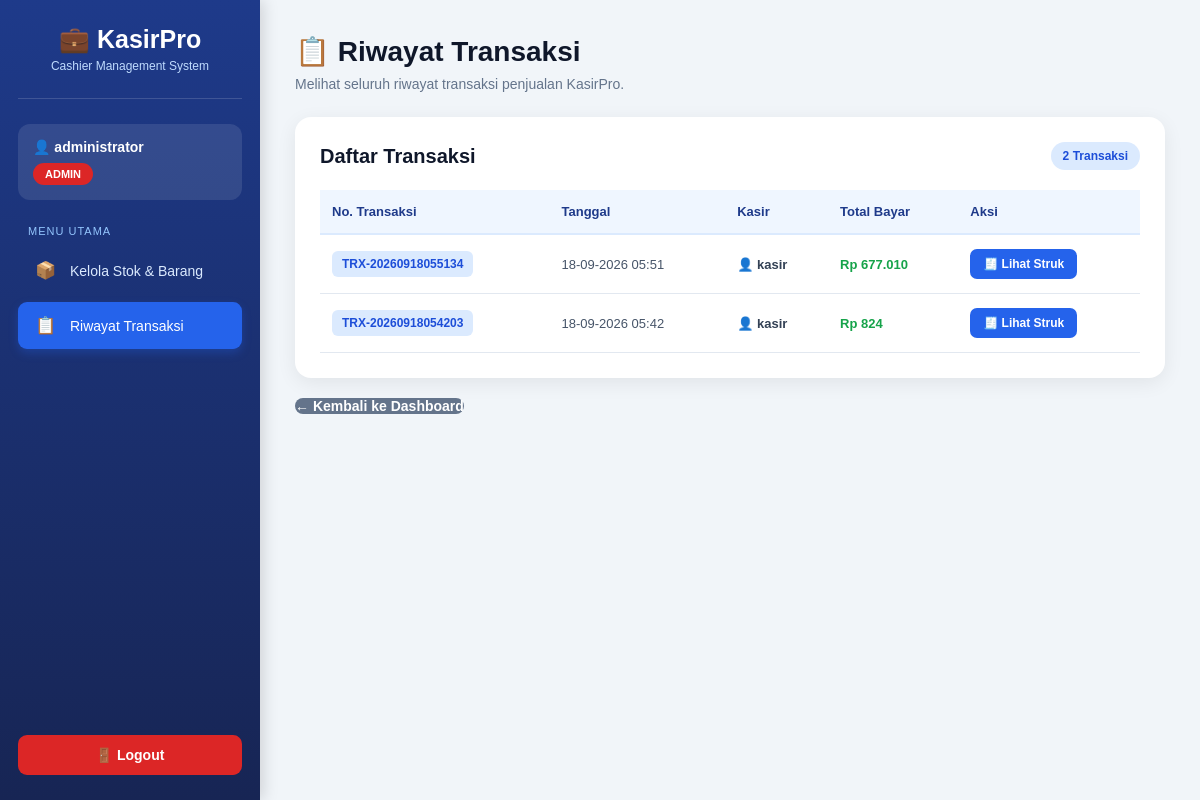
The page /kasirpro/riwayat_transaksi.php (signed in) on the database its author committed.
### tables this page shows
CREATE TABLE `tbl_transaksi` (
  `id_transaksi` int(11) NOT NULL,
  `no_transaksi` varchar(50) NOT NULL,
  `tanggal` datetime NOT NULL DEFAULT current_timestamp(),
  `total_bayar` decimal(12,2) NOT NULL DEFAULT 0.00,
  `id_kasir` int(11) NOT NULL,
  `id_pelanggan` int(11) DEFAULT NULL
);

CREATE TABLE `tbl_user` (
  `id_user` int(11) NOT NULL,
  `username` varchar(50) NOT NULL,
  `password` varchar(255) NOT NULL,
  `nama_lengkap` varchar(100) NOT NULL,
  `role` enum('admin','kasir','gudang') NOT NULL
);

### kasirpro/riwayat_transaksi.php (the view, shortened to what this page needs)
<?php
include 'config/koneksi.php';
$sql = "SELECT
            t.id_transaksi,
            t.no_transaksi,
            t.tanggal,
            t.total_bayar,
            u.nama_lengkap AS nama_kasir
        FROM tbl_transaksi t
        JOIN tbl_user u ON t.id_kasir = u.id_user
        ORDER BY t.tanggal DESC";
$hasil = mysqli_query($koneksi, $sql);
?>
<!DOCTYPE html>
<html lang="id">
<head>
</head>
<body>
    <div class="sidebar">
        <div class="logo">
            <h2>💼 KasirPro</h2>
            <p>
                Cashier Management System
            </p>
        </div>
        <div class="profile">
            <div class="profile-name">
                👤
                <?php
                echo htmlspecialchars(
                    $_SESSION['nama_lengkap']
                );
                ?>
            </div>
            <?php if ($_SESSION['role'] == 'admin') { ?>
                <span class="role role-admin">
                    Admin
                </span>
            <?php } elseif ($_SESSION['role'] == 'kasir') { ?>
                <span class="role role-kasir">
                    Kasir
                </span>
            <?php } elseif ($_SESSION['role'] == 'gudang') { ?>
                <span class="role role-gudang">
                    Gudang
                </span>
            <?php } ?>
        </div>
        <div class="menu-title">
            Menu Utama
        </div>
        <ul class="menu">
            <?php
            if (
                $_SESSION['role'] == 'admin' ||
                $_SESSION['role'] == 'gudang'
            ) {
            ?>
                <li>
                    <a href="data_barang.php">
                        <span class="icon">
                            📦
                        </span>
                        Kelola Stok & Barang
                    </a>
                </li>
            <?php } ?>
            <?php
            if (
                $_SESSION['role'] == 'admin' ||
                $_SESSION['role'] == 'kasir'
            ) {
            ?>
                <li>
                    <a
                        href="riwayat_transaksi.php"
                        class="active"
                    >
                        <span class="icon">
                            📋
                        </span>
                        Riwayat Transaksi
                    </a>
                </li>
            <?php } ?>
        </ul>
        <div class="logout">
            <a href="logout.php">
                🚪 Logout
            </a>
        </div>
    </div>
    <div class="content">
        <div class="header">
            <h1>
                📋 Riwayat Transaksi
            </h1>
            <p>
                Melihat seluruh riwayat transaksi
                penjualan KasirPro.
            </p>
        </div>
        <div class="table-card">
            <div class="card-header">
                <h2>
                    Daftar Transaksi
                </h2>
                <?php if ($hasil) { ?>
                    <span class="jumlah-data">
                        <?php
                        echo mysqli_num_rows($hasil);
                        ?>
                        Transaksi
                    </span>
                <?php } ?>
            </div>
            <div class="table-wrapper">
                <table>
                    <thead>
                        <tr>
                            <th>
                                No. Transaksi
                            </th>
                            <th>
                                Tanggal
                            </th>
                            <th>
                                Kasir
                            </th>
                            <th>
                                Total Bayar
                            </th>
                            <th>
                                Aksi
                            </th>
                        </tr>
                    </thead>
                    <tbody>
                        <?php
                        if (
                            $hasil &&
                            mysqli_num_rows($hasil) > 0
                        ) {
                            while (
                                $row =
                                mysqli_fetch_assoc($hasil)
                            ) {
                        ?>
                            <tr>
                                <td>
                                    <span class="no-transaksi">
                                        <?php
                                        echo htmlspecialchars(
                                            $row['no_transaksi']
                                        );
                                        ?>
                                    </span>
                                </td>
                                <td>
                                    <span class="tanggal">
                                        <?php
                                        echo date(
                                            'd-m-Y H:i',
                                            strtotime(
                                                $row['tanggal']
                                            )
                                        );
                                        ?>
                                    </span>
                                </td>
                                <td>
                                    <span class="kasir">
                                        👤
                                        <?php
                                        echo htmlspecialchars(
                                            $row['nama_kasir']
                                        );
                                        ?>
                                    </span>
                                </td>
                                <td>
                                    <span class="total">
                                        Rp
                                        <?php
                                        echo number_format(
                                            $row['total_bayar'],
                                            0,
                                            ',',
                                            '.'
                                        );
                                        ?>
                                    </span>
                                </td>
                                <td>
                                    <a
                                        href="struk.php?id=<?php echo $row['id_transaksi']; ?>"
                                        class="btn-struk"
                                    >
                                        🧾 Lihat Struk
                                    </a>
                                </td>
                            </tr>
                        <?php
                            }
                        }
                        ?>
                    </tbody>
                </table>
            </div>
        </div>
  <a href="dashboard.php" class="btn-dashboard">
    ← Kembali ke Dashboard
</a>
    </div>
</body>
</html>

### kasirpro/riwayat_transaksi.php (style rules this page uses)
* { margin: 0; padding: 0; box-sizing: border-box; font-family: Arial, Helvetica, sans-serif; }
body { background: #f1f5f9; color: #1e293b; }
.sidebar { position: fixed; top: 0; left: 0; width: 260px; height: 100vh; background: linear-gradient( 180deg, #1e3a8a, #172554 ); color: white; padding: 25px 18px; box-shadow: 3px 0 15px rgba(0, 0, 0, 0.15); }
.logo { text-align: center; padding-bottom: 25px; margin-bottom: 25px; border-bottom: 1px solid rgba( 255, 255, 255, 0.15 ); }
.logo h2 { font-size: 25px; margin-bottom: 5px; }
.logo p { font-size: 12px; color: #bfdbfe; }
.profile { background: rgba( 255, 255, 255, 0.1 ); padding: 15px; border-radius: 12px; margin-bottom: 25px; }
.profile-name { font-size: 14px; font-weight: bold; margin-bottom: 8px; white-space: nowrap; overflow: hidden; text-overflow: ellipsis; }
.role { display: inline-block; padding: 5px 12px; border-radius: 20px; font-size: 11px; font-weight: bold; text-transform: uppercase; }
.role-admin { background: #dc2626; color: white; }
.menu-title { font-size: 11px; color: #93c5fd; text-transform: uppercase; margin: 0 10px 10px; letter-spacing: 1px; }
.menu { list-style: none; }
.menu li { margin-bottom: 8px; }
.menu a { display: flex; align-items: center; gap: 12px; padding: 13px 15px; color: #dbeafe; text-decoration: none; border-radius: 9px; font-size: 14px; transition: 0.3s; }
.menu a.active { background: #2563eb; color: white; box-shadow: 0 4px 10px rgba( 37, 99, 235, 0.3 ); }
.icon { width: 25px; text-align: center; font-size: 17px; }
.logout { position: absolute; left: 18px; right: 18px; bottom: 25px; }
.logout a { display: block; text-align: center; background: #dc2626; color: white; padding: 12px; border-radius: 9px; text-decoration: none; font-size: 14px; font-weight: bold; transition: 0.3s; }
.content { margin-left: 260px; padding: 35px; min-height: 100vh; }
.header { margin-bottom: 25px; }
.header h1 { font-size: 28px; color: #0f172a; margin-bottom: 8px; }
.header p { font-size: 14px; color: #64748b; }
.table-card { background: white; border-radius: 16px; padding: 25px; box-shadow: 0 5px 20px rgba( 0, 0, 0, 0.07 ); }
.card-header { display: flex; justify-content: space-between; align-items: center; margin-bottom: 20px; }
.card-header h2 { font-size: 20px; color: #0f172a; }
.jumlah-data { background: #dbeafe; color: #1d4ed8; padding: 7px 12px; border-radius: 20px; font-size: 12px; font-weight: bold; }
.table-wrapper { width: 100%; overflow-x: auto; }
table { width: 100%; border-collapse: collapse; min-width: 750px; }
table th { background: #eff6ff; color: #1e3a8a; padding: 14px 12px; text-align: left; font-size: 13px; border-bottom: 2px solid #dbeafe; }
table td { padding: 14px 12px; font-size: 13px; color: #475569; border-bottom: 1px solid #e2e8f0; }
table tbody tr { transition: 0.2s; }
.no-transaksi { display: inline-block; background: #dbeafe; color: #1d4ed8; padding: 6px 10px; border-radius: 6px; font-size: 12px; font-weight: bold; }
.tanggal { color: #475569; white-space: nowrap; }
.kasir { font-weight: bold; color: #334155; }
.total { color: #16a34a; font-weight: bold; white-space: nowrap; }
.btn-struk { display: inline-block; background: #2563eb; color: white; padding: 8px 13px; border-radius: 7px; text-decoration: none; font-size: 12px; font-weight: bold; transition: 0.3s; }
.btn-dashboard { display: inline-block; margin-top: 20px; adding: 11px 18px; background: #64748b; color: white; text-decoration: none; border-radius: 8px; font-size: 14px; font-weight: bold; transition: 0.3s; }

### rows shown on the page
tbl_transaksi: no_transaksi "TRX-20260918055134", tanggal "18-09-2026 05:51", tbl_user.nama_lengkap "kasir", total_bayar "677.010"
tbl_transaksi: no_transaksi "TRX-20260918054203", tanggal "18-09-2026 05:42", tbl_user.nama_lengkap "kasir", total_bayar "824"

### other values the page prints
$_SESSION['nama_lengkap'] "administrator"
mysqli_num_rows($hasil) "2"
